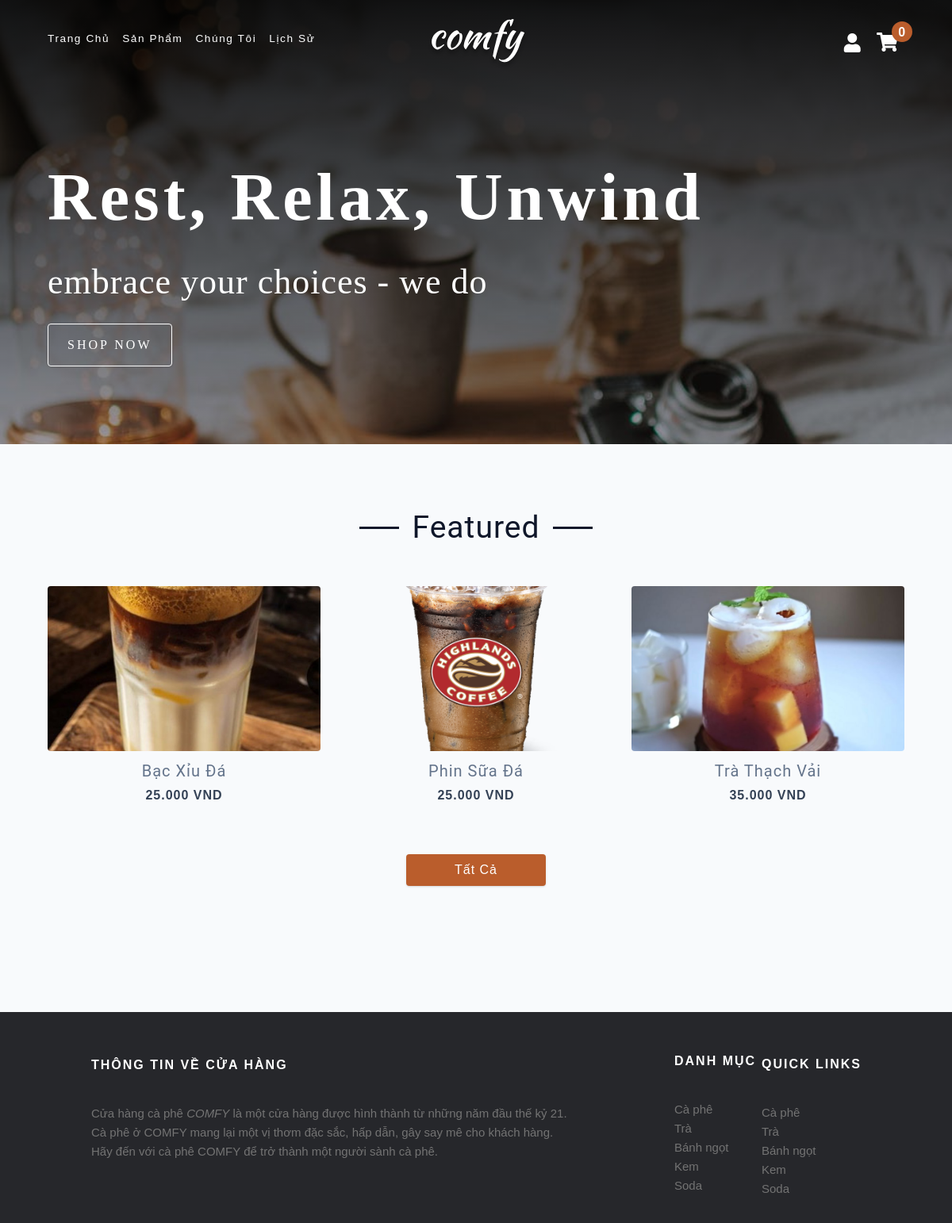
The page / on the database its author committed.
### tables this page shows
CREATE TABLE `sanpham` (
  `productid` int(11) NOT NULL,
  `productname` varchar(255) NOT NULL,
  `productdesciption` varchar(255) DEFAULT NULL,
  `productcost` int(11) NOT NULL,
  `productimage` varchar(255) DEFAULT NULL,
  `quantity` int(11) NOT NULL,
  `statusid` int(11) NOT NULL,
  `promoid` int(11) DEFAULT NULL,
  `is_promo` bit(1) NOT NULL,
  `categoryid` int(11) NOT NULL
);

### model/product.php (called while the page is built)
<?php
return[
    'GetAll' => function($conn) {
        $query ="SELECT * FROM `sanpham`";
        $result = mysqli_query($conn,$query);
        $data = array();
        while($row = mysqli_fetch_array($result)){
            $data[] = $row;
        }
        return $data;
    },
    'SearchProducts' => function($conn,$Name,$Cate, $MinCost, $MaxCost) {
        $condition1 = " = ";
        if (empty($Cate)) {
            $condition1 = " <> ";
            $Cate = 0;
        }
        $query = "SELECT * FROM `sanpham` WHERE (sanpham.categoryid".$condition1.$Cate." AND (sanpham.productcost BETWEEN $MinCost AND $MaxCost) AND sanpham.productname LIKE '%".$Name."%')";
        $result = mysqli_query($conn,$query);
        $data = array();
        while($row = mysqli_fetch_array($result)){
            $data[] = $row;
        }
        return $data;
    },
    'GetProductDetail' => function($conn, $ProductID){
        $query ="SELECT * FROM `sanpham` INNER JOIN `trangthai` ON sanpham.statusid = trangthai.statusid WHERE sanpham.productid = $ProductID";
        $result = mysqli_query($conn, $query);
        $data  = array();
        while($row = mysqli_fetch_array($result)){
            $data[] = $row;
        }
        return $data;
    },
]
?>

### index.php (the view, shortened to what this page needs)
<!DOCTYPE html>
<html lang="en">
<head>
    <link rel="stylesheet" href="./css/normalize.css" />
    <link rel="stylesheet" href="https://cdnjs.cloudflare.com/ajax/libs/font-awesome/5.14.0/css/all.min.css" />
    <link rel="stylesheet" href="./css/styles.css" />
</head>
<body>
    <?php include 'navbar-index.php' ?>
    <section class="hero">
        <div class="hero-container">
            <h1 class="text-slanted">rest, relax, unwind</h1>
            <h3 class="text-slanted">embrace your choices - we do</h3>
            <a href="./products.php" class="btn hero-btn text-slanted">
                shop now
            </a>
        </div>
    </section>
    <section class="section featured">
        <div class="title">
            <span></span>
            <h2>featured</h2>
            <span></span>
        </div>
        <div class="section-center featured-center">
            <?php
            require_once('../final/connect.php');
            ['GetAll' => $func] = require '../final/model/product.php';
            $data = $func($conn);
            $res = "";
            for ($i = 0; $i < 3; $i++) {
                $price1 =  number_format(intval($data[$i]['productcost']), 0, '', '.');
                $res .= "<article class=\"product\">
                <div class=\"product-container\">
                <img src=\"imgEC/" . $data[$i]['productimage'] . "\" class=\"product-img img\" alt=\"\" />
                <div class=\"product-icons\">
                <a href=\"single-product.php?id=" . $data[$i]['productid'] . "\" class=\"product-icon\">
                <i class=\"fas fa-search\"></i> </a>
                <button class=\"product-cart-btn product-icon\" onclick=\"buyProduct(" . $data[$i]['productid'] . ")\" data-id=\"1\"> <i class=\"fas fa-shopping-cart\"></i>
                </button>
                </div>
                </div>
                <footer>
                <h5 class=\"product-name\">" . $data[$i]['productname'] . "</h5>
                <span class=\"product-price\">$price1   VND</span>
                </footer>
                </article>
                        ";
            }
            echo $res;
            ?>
        </div>
        <a href="products.php"  class="btn"> Tất cả </a>
    </section>
    <?php include 'footer.php' ?>
</body>
</html>

### css/styles.css (style rules this page uses)
html { font-size: 100%; }
:root { --primary-100: hsl(21, 94%, 87%); --primary-200: hsl(21, 80%, 74%); --primary-300: hsl(21, 65%, 59%); --primary-400: hsl(21, 57%, 50%); --primary-500: hsl(21, 62%, 45%); --primary-600: hsl(21, 77%, 34%); --primary-700: hsl(21, 81%, 29%); --primary-800: hsl(21, 84%, 25%); --primary-900: hsl(21, 91%, 17%); --grey-50: #f8fafc; --grey-100: #f1f5f9; --grey-200: #e2e8f0; --grey-300: #cbd5e1; --grey-400: #94a3b8; --grey-500: #64748b; --grey-600: #475569; --grey-700: #334155; --grey-800: #1e293b; --grey-900: #0f172a; --black: #222; --white: #fff; --red-light: #f8d7da; --red-dark: #842029; --green-light: #d1e7dd; --green-dark: #0f5132; --headingFont: 'Roboto', sans-serif; --bodyFont: 'Nunito', sans-serif; --smallText: 0.7em; --backgroundColor: var(--grey-50); --textColor: var(--grey-900); --borderRadius: 0.25rem; --letterSpacing: 1px; --transition: 0.3s ease-in-out all; --max-width: 1120px; --fixed-width: 600px; --fluid-width: 90vw; --shadow-1: 0 1px 3px 0 rgba(0, 0, 0, 0.1), 0 1px 2px 0 rgba(0, 0, 0, 0.06); --shadow-2: 0 4px 6px -1px rgba(0, 0, 0, 0.1), 0 2px 4px -1px rgba(0, 0, 0, 0.06); --shadow-3: 0 10px 15px -3px rgba(0, 0, 0, 0.1), 0 4px 6px -2px rgba(0, 0, 0, 0.05); --shadow-4: 0 20px 25px -5px rgba(0, 0, 0, 0.1), 0 10px 10px -5px rgba(0, 0, 0, 0.04); }
body { background: var(--backgroundColor); font-family: var(--bodyFont); font-weight: 400; line-height: 1.75; color: var(--textColor); }
h1, h2, h3, h4, h5 { margin: 0; margin-bottom: 1.38rem; font-family: var(--headingFont); font-weight: 400; line-height: 1.3; text-transform: capitalize; letter-spacing: var(--letterSpacing); }
h1 { margin-top: 0; font-size: 3.052rem; }
h2 { font-size: 2.441rem; }
h3 { font-size: 1.953rem; }
h5 { font-size: 1.25rem; }
a { text-decoration: none; }
.img { width: 100%; display: block; object-fit: cover; }
.btn { cursor: pointer; color: var(--white); background: var(--primary-500); border: transparent; border-radius: var(--borderRadius); letter-spacing: var(--letterSpacing); padding: 0.375rem 0.75rem; box-shadow: var(--shadow-1); transition: var(--transition); text-transform: capitalize; display: inline-block; }
::placeholder { font-family: inherit; color: var(--grey-400); }
.hero { min-height: 70vh; margin-top: -6rem; background: linear-gradient(rgba(0, 0, 0, 0.9), rgba(0, 0, 0, 0.3)), url('../assets/main-bcg.jpeg') center/cover; display: grid; place-items: center; color: var(--white); }
.hero-container { width: var(--fluid-width); max-width: var(--max-width); margin-bottom: -6rem; }
.text-slanted { font-family: 'Kaushan Script', cursive; }
.hero h1 { font-weight: bolder; }
.hero h3 { text-transform: none; font-size: 1.5rem; }
.hero-btn { background: transparent; border: 1px solid var(--white); text-transform: uppercase; padding: 0.75rem 1.5rem; letter-spacing: 3px; }
@media screen and (min-width: 800px) { .hero h3 { margin: 1rem 0; } }
@media screen and (min-width: 992px) { .hero h1 { font-size: 5.25rem; letter-spacing: 5px; } }
@media screen and (min-width: 992px) { .hero h3 { font-size: 2.75rem; margin: 1.5rem 0; } }
.section { padding: 5rem 0; }
.title { display: flex; justify-content: center; align-items: center; margin-bottom: 2rem; }
.title h2 { margin-bottom: 0; }
.title span { width: 50px; height: 3px; background: var(--textColor); margin: 0 1rem; }
.section-center { width: var(--fluid-width); max-width: var(--max-width); margin: 0 auto; }
.product-img { height: 15rem; border-radius: var(--borderRadius); }
.product-container { position: relative; }
.product footer { padding: 0.75rem 0; text-align: center; }
.product-name { margin-bottom: 0.25rem; text-transform: capitalize; letter-spacing: var(--letterSpacing); color: var(--grey-500); }
.product-price { margin-bottom: 0; color: var(--grey-700); font-weight: 700; font-size: 1rem; letter-spacing: var(--letterSpacing); }
.featured .btn { display: block; width: 11rem; margin: 0 auto; text-align: center; }
.featured-center { margin-top: 3rem; margin-bottom: 3rem; }
@media screen and (min-width: 992px) { .featured-center { display: grid; gap: 1.5rem; grid-template-columns: 1fr 1fr; } }
@media screen and (min-width: 1200px) { .featured-center { grid-template-columns: 1fr 1fr 1fr; } }
@media screen and (min-width: 1200px) { .product .img { height: 13rem; } }

### rows shown on the page
sanpham: productimage (picture), productname "Bạc Xỉu Đá", productcost "25.000"
sanpham: productimage (picture), productname "Phin Sữa Đá", productcost "25.000"
sanpham: productimage (picture), productname "Trà Thạch Vải", productcost "35.000"
